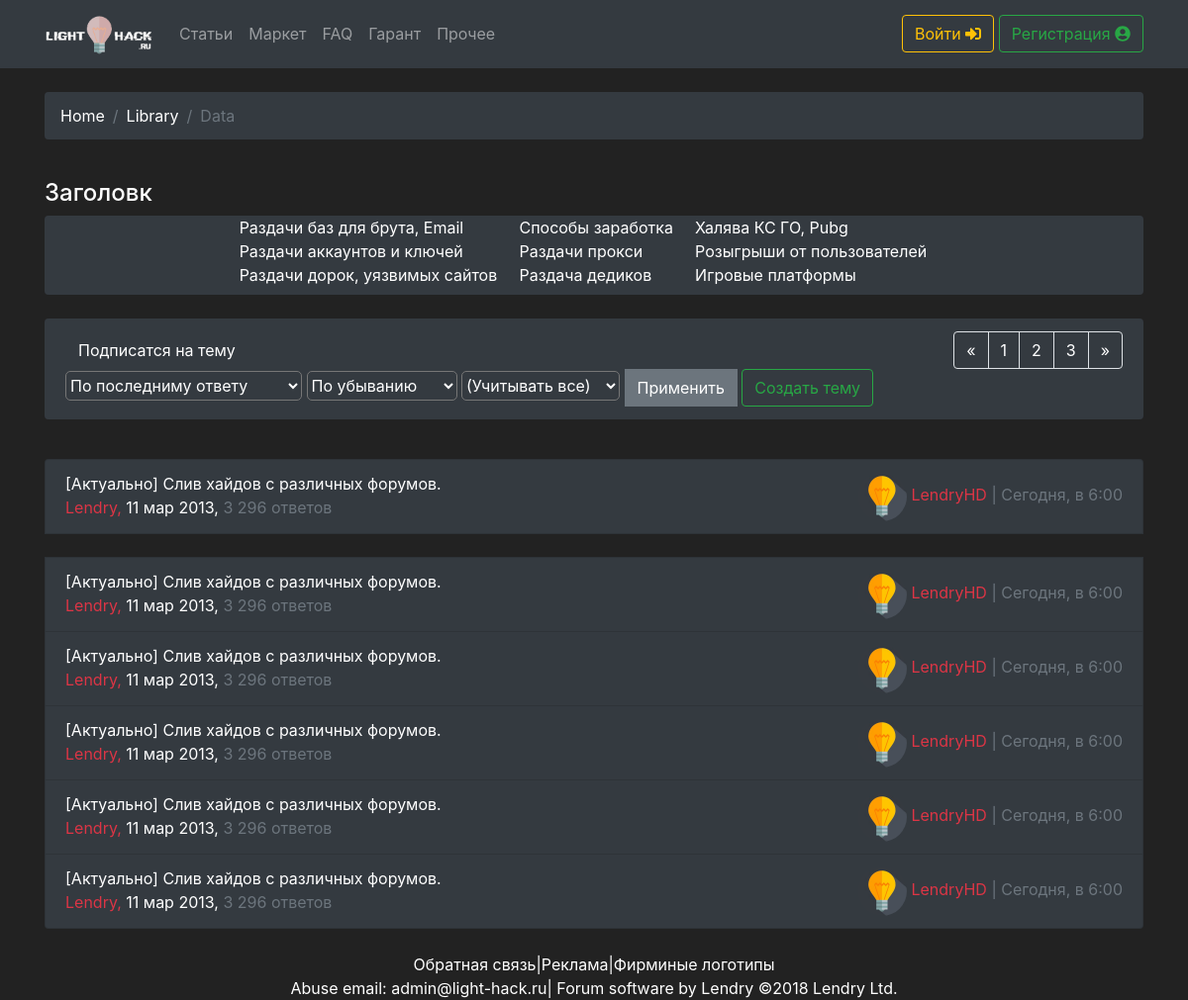
/category.php, run on an earlier commit of the app's database.
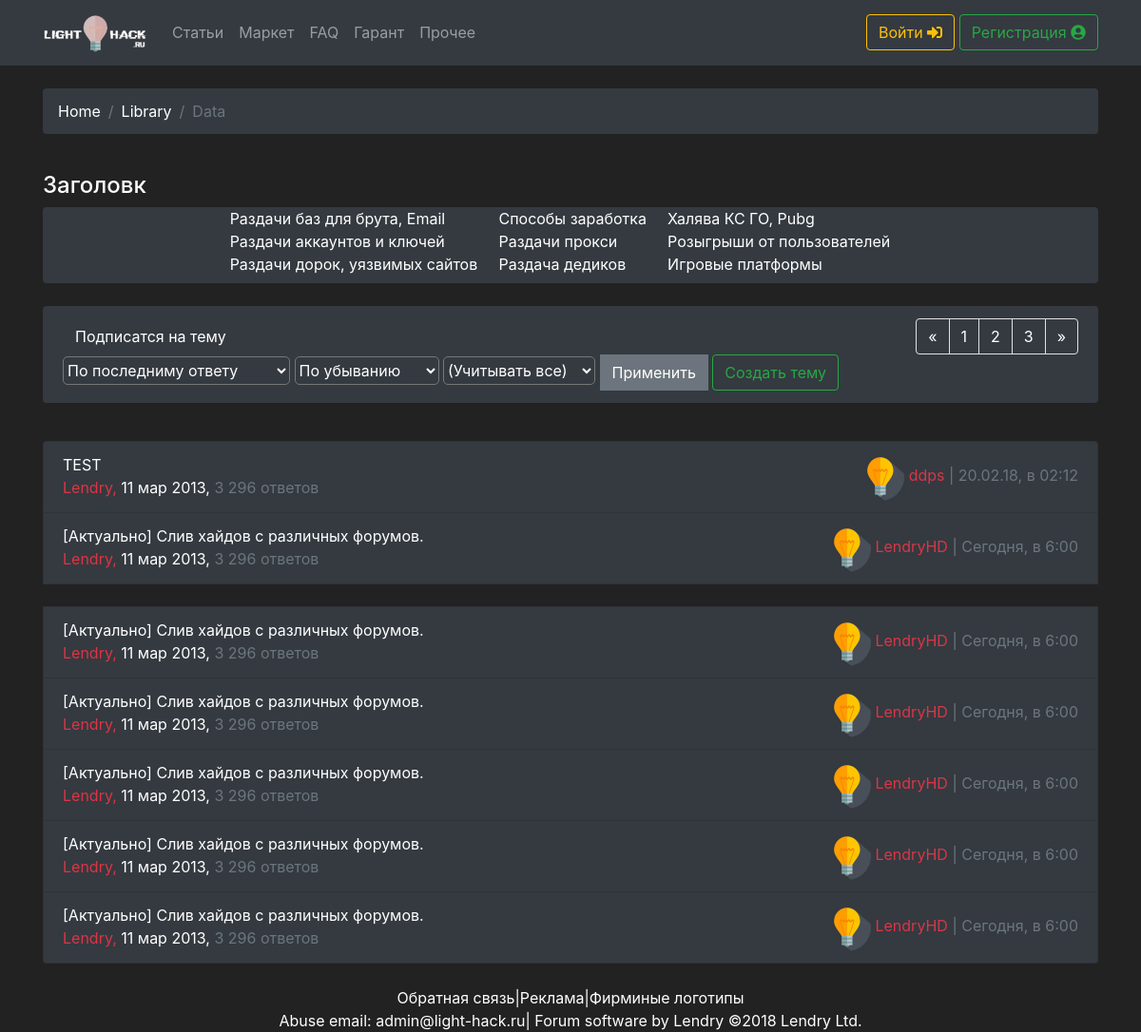
And on a later commit of the database.
### tables this page shows
CREATE TABLE `post` (
  `id` int(11) NOT NULL,
  `title` varchar(32) NOT NULL,
  `msg` text NOT NULL,
  `author` int(11) NOT NULL,
  `theme_id` int(11) NOT NULL,
  `cat_id` int(11) NOT NULL,
  `views` int(11) NOT NULL,
  `close` tinyint(1) NOT NULL,
  `date_create` int(11) NOT NULL
);

CREATE TABLE `users` (
  `id` int(11) NOT NULL,
  `login` varchar(32) NOT NULL,
  `email` varchar(32) NOT NULL,
  `password` varchar(32) NOT NULL,
  `ip` varchar(32) NOT NULL,
  `hash_sesion` varchar(32) NOT NULL,
  `access_level` int(32) NOT NULL,
  `coin_money` int(10) NOT NULL,
  `date` int(15) NOT NULL,
  `active` tinyint(1) NOT NULL,
  `online` tinyint(1) NOT NULL,
  `last_online` int(11) NOT NULL,
  `ban` tinyint(1) NOT NULL,
  `ava` text NOT NULL,
  `verificate` int(2) NOT NULL,
  `comand` tinyint(1) NOT NULL
);

### function/fun.php (called while the page is built, shortened)
<?php
function get_name ($id, $db){
    $query = mysqli_query($db, "SELECT `login` FROM `users` WHERE `id` = '$id'");
    $query = mysqli_fetch_assoc($query);
    return $query[login];
}
function get_all_post($db){
    $query = mysqli_query($db, "SELECT * FROM `post`");
    return $query;
}
?>

### category.php (the view, shortened to what the changed rows need)
<?php
include "db/conn.php";
include "check_acc/check.php";
if($_GET[theme] == null && $_GET[category] == null){
    $query = get_all_post($db);
}
?>
<!doctype html>
<html lang="ru">
  <?php include "sp_bl/head.php";?>
  <body>
    <?php include "sp_bl/header.php";?>
    <div class="container">
        <?php include "sp_bl/bread.php"?>
    <br>
<br>
   <ul class="list-group">
        <?php
    if($query != null){
            while($rs = mysqli_fetch_assoc($query)){
                $time = date('d.m.y, в H:i',$rs['date_create']);
                $aut = get_name($rs[author],$db);
                echo "<li class='list-group-item list-group-item-dark'>
      <div class='open-cat-them fl'>
          <a href='/post.php?id=$rs[id]'>$rs[title]</a><br>
      <a href='#' class='open-cat-name text-danger'>Lendry,</a>&nbsp;<a href='#'>11 мар 2013,</a><span class='text-secondary'>&nbsp;3 296 ответов</span>
      </div>
      <div class='open-cat-user fr'>
       <img src='img/avatar.png' class='rounded-circle' width='50' alt=''>
        <a class='text-danger' href='/user.php?id=$rs[author]'>$aut</a>
        <span class='text-secondary'>| $time</span>
      </div>
      </li>";
            }
    }
       ?>
      <br>
    </ul>
    </div><br>
  </body>
</html>

What changed in the data, as far as the page shows it:
added post: title "TEST", author.login "ddps", date_create "20.02.18, в 02:12"
